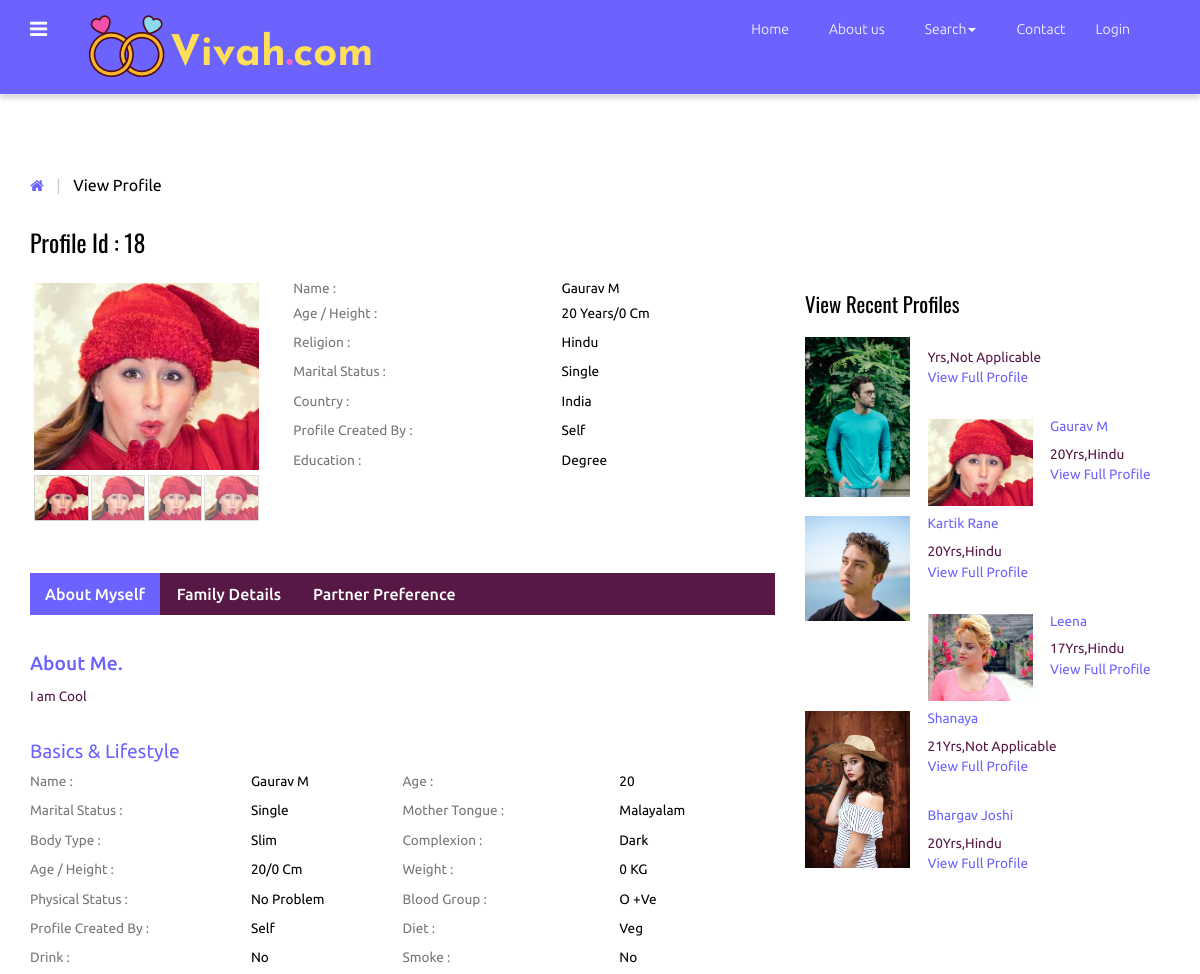
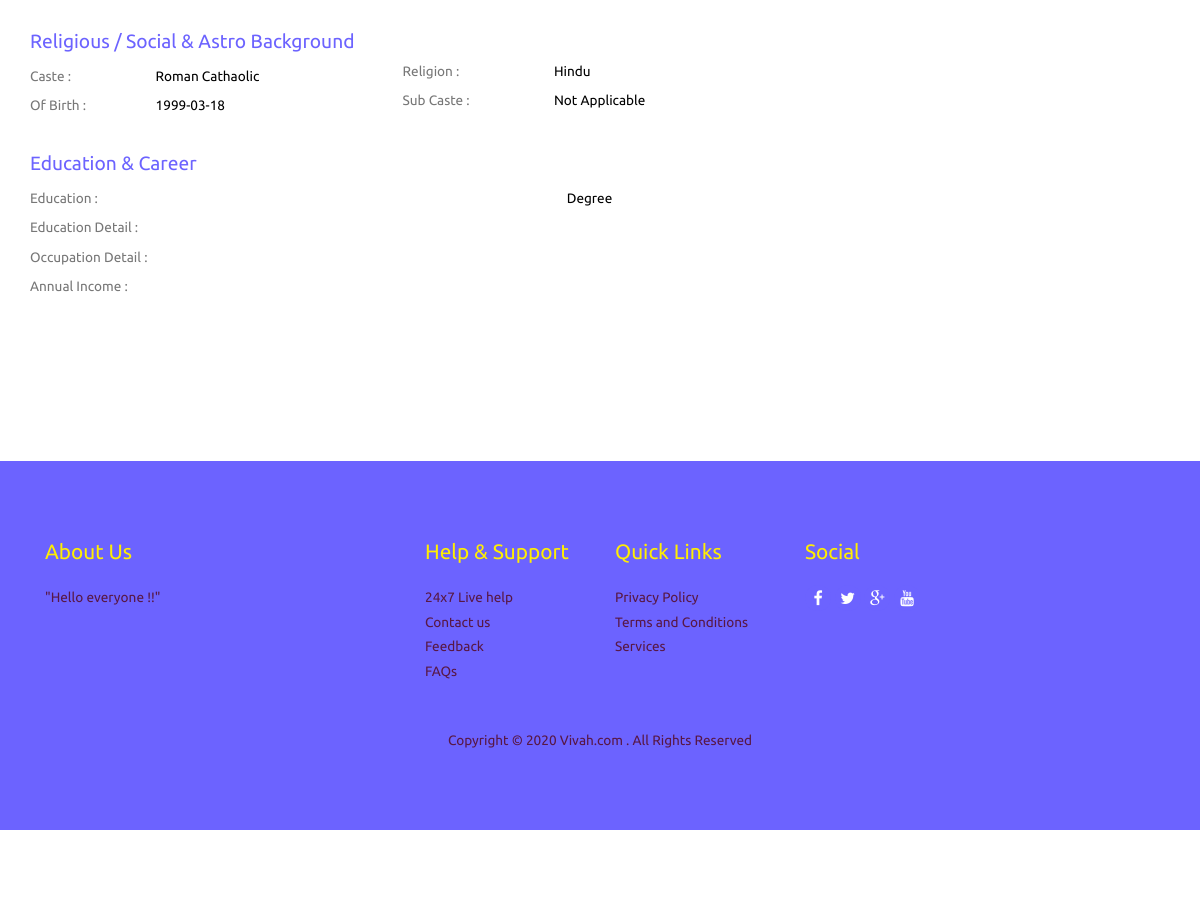
Screenshot of /view_profile.php?id=18 (signed in) with the database file from the repository (2 pictures, top to bottom).
### tables this page shows
CREATE TABLE `photos` (
  `id` int(10) NOT NULL,
  `cust_id` int(10) NOT NULL,
  `pic1` varchar(25) NOT NULL,
  `pic2` varchar(40) NOT NULL,
  `pic3` varchar(40) NOT NULL,
  `pic4` varchar(40) NOT NULL
);

CREATE TABLE `customer` (
  `id` int(10) NOT NULL,
  `cust_id` int(5) NOT NULL,
  `email` varchar(60) NOT NULL,
  `age` varchar(10) NOT NULL,
  `height` int(10) NOT NULL,
  `sex` varchar(6) NOT NULL,
  `religion` varchar(20) NOT NULL,
  `caste` varchar(20) NOT NULL,
  `subcaste` varchar(20) NOT NULL,
  `district` varchar(20) NOT NULL,
  `state` varchar(20) NOT NULL,
  `country` varchar(10) NOT NULL,
  `maritalstatus` varchar(20) NOT NULL,
  `profilecreatedby` varchar(20) NOT NULL,
  `education` text NOT NULL,
  `education_sub` text NOT NULL,
  `firstname` text NOT NULL,
  `lastname` text NOT NULL,
  `body_type` text NOT NULL,
  `physical_status` text NOT NULL,
  `drink` varchar(8) NOT NULL,
  `mothertounge` text NOT NULL,
  `colour` varchar(20) NOT NULL,
  `weight` int(5) NOT NULL,
  `blood_group` varchar(5) NOT NULL,
  `diet` varchar(8) NOT NULL,
  `smoke` varchar(8) NOT NULL,
  `dateofbirth` date NOT NULL,
  `occupation` text NOT NULL,
  `occupation_descr` text NOT NULL,
  `annual_income` varchar(20) NOT NULL,
  `fathers_occupation` varchar(20) NOT NULL,
  `mothers_occupation` varchar(20) NOT NULL,
  `no_bro` int(5) NOT NULL,
  `no_sis` int(5) NOT NULL,
  `aboutme` text NOT NULL,
  `profilecreationdate` date NOT NULL
);

### functions.php (called while the page is built, shortened)
<?php
function mysqlexec($sql){
	$host="localhost";
	$username="root";
	$password="";
	$db_name="matrimony";
	$conn=mysqli_connect("$host", "$username", "$password")or die("cannot connect");
	mysqli_select_db($conn,"$db_name")or die("cannot select DB");
	if($result = mysqli_query($conn, $sql)){
		return $result;
	}
	else{
		echo mysqli_error($conn);
	}
}
?>

### view_profile.php (the view, shortened to what this page needs)
<?php include_once("functions.php"); ?>
<?php
$id=$_GET['id'];
$profileid=$id;
$sql="SELECT * FROM customer WHERE cust_id = $id";
$result = mysqlexec($sql);
if($result){
$row=mysqli_fetch_assoc($result);
	$fname=$row['firstname'];
	$lname=$row['lastname'];
	$dob=$row['dateofbirth'];
	$religion=$row['religion'];
	$caste = $row['caste'];
	$subcaste=$row['subcaste'];
	$country = $row['country'];
	$age=$row['age'];
	$maritalstatus=$row['maritalstatus'];
	$profileby=$row['profilecreatedby'];
	$education=$row['education'];
	$edudescr=$row['education_sub'];
	$bodytype=$row['body_type'];
	$physicalstatus=$row['physical_status'];
	$drink=$row['drink'];
	$smoke=$row['smoke'];
	$mothertounge=$row['mothertounge'];
	$bloodgroup=$row['blood_group'];
	$weight=$row['weight'];
	$height=$row['height'];
	$colour=$row['colour'];
	$diet=$row['diet'];
	$occupationdescr=$row['occupation_descr'];
	$income=$row['annual_income'];
	$aboutme=$row['aboutme'];
	$pic1="";
$sql2="SELECT * FROM photos WHERE cust_id = $profileid";
$result2 = mysqlexec($sql2);
if($result2){
	$row2=mysqli_fetch_array($result2);
	$pic1=$row2['pic1'];
}
}else{
	echo "<script>alert(\"Invalid Profile ID\")</script>";
}
?>
<!DOCTYPE HTML>
<html>
<head>
<link href="css/bootstrap-3.1.1.min.css" rel='stylesheet' type='text/css' />
<link href="css/style.css" rel='stylesheet' type='text/css' />
<link href="css/font-awesome.css" rel="stylesheet">
</head>
<body>
 <?php include_once("includes/navigation.php");?>
<div class="grid_3">
  <div class="container">
   <div class="breadcrumb1">
     <ul>
        <a href="index.php"><i class="fa fa-home home_1"></i></a>
        <span class="divider">&nbsp;|&nbsp;</span>
        <li class="current-page">View Profile</li>
     </ul>
   </div>
   <div class="profile">
   	 <div class="col-md-8 profile_left">
   	 	<h2>Profile Id : <?php echo $profileid;?></h2>
   	 	<div class="col_3">
   	        <div class="col-sm-4 row_2">
				<div class="flexslider">
					 <ul class="slides">
						<li data-thumb="profile/<?php echo $profileid;?>/<?php echo $pic1;?>">
							<img src="profile/<?php echo $profileid;?>/<?php echo $pic1;?>" />
						</li>
					 </ul>
				  </div>
			</div>
			<div class="col-sm-8 row_1">
				<table class="table_working_hours">
		        	<tbody>
		        		<tr class="opened_1">
							<td class="day_label">Name :</td>
							<td class="day_value"><?php echo $fname . " " .$lname; ?></td>
						</tr><tr class="opened_1">
							<td class="day_label">Age / Height :</td>
							<td class="day_value"><?php echo $age . " Years"; ?>/<?php echo $height . " Cm";?> </td>
						</tr>
					  	<tr class="opened">
							<td class="day_label">Religion :</td>
							<td class="day_value"><?php echo $religion;?></td>
						</tr>
					    <tr class="opened">
							<td class="day_label">Marital Status :</td>
							<td class="day_value"><?php echo $maritalstatus;?></td>
						</tr>
					    <tr class="opened">
							<td class="day_label">Country :</td>
							<td class="day_value"><?php echo $country;?></td>
						</tr>
					    <tr class="closed">
							<td class="day_label">Profile Created by :</td>
							<td class="day_value closed"><span><?php echo $profileby;?></span></td>
						</tr>
					    <tr class="closed">
							<td class="day_label">Education :</td>
							<td class="day_value closed"><span><?php echo $education;?></span></td>
						</tr>
				    </tbody>
				</table>
				</div>
			<div class="clearfix"> </div>
		</div>
		<div class="col_4">
		    <div class="bs-example bs-example-tabs" role="tabpanel" data-example-id="togglable-tabs">
			   <ul id="myTab" class="nav nav-tabs nav-tabs1" role="tablist">
				  <li role="presentation" class="active"><a href="#home" id="home-tab" role="tab" data-toggle="tab" aria-controls="home" aria-expanded="true">About Myself</a></li>
				  <li role="presentation"><a href="#profile" role="tab" id="profile-tab" data-toggle="tab" aria-controls="profile">Family Details</a></li>
				  <li role="presentation"><a href="#profile1" role="tab" id="profile-tab1" data-toggle="tab" aria-controls="profile1">Partner Preference</a></li>
			   </ul>
			   <div id="myTabContent" class="tab-content">
				  <div role="tabpanel" class="tab-pane fade in active" id="home" aria-labelledby="home-tab">
				    <div class="tab_box">
				    	<h1>About Me.</h1>
				    	<p><?php echo $aboutme; ?></p>
				    </div>
				    <div class="basic_1">
				    	<h3>Basics &amp; Lifestyle</h3>
				    	<div class="col-md-6 basic_1-left">
				    	  <table class="table_working_hours">
				        	<tbody>
				        		<tr class="opened_1">
									<td class="day_label">Name :</td>
									<td class="day_value"><?php echo $fname . " " .$lname; ?></td>
								</tr>
							    <tr class="opened">
									<td class="day_label">Marital Status :</td>
									<td class="day_value"><?php echo $maritalstatus;?></td>
								</tr>
							    <tr class="opened">
									<td class="day_label">Body Type :</td>
									<td class="day_value"><?php echo $bodytype;?></td>
								</tr>
							    <tr class="opened">
									<td class="day_label">Age / Height :</td>
									<td class="day_value"><?php echo $age; ?>/<?php echo $height;?> cm</td>
								</tr>
							    <tr class="opened">
									<td class="day_label">Physical Status :</td>
									<td class="day_value closed"><span><?php echo $physicalstatus;?></span></td>
								</tr>
							    <tr class="opened">
									<td class="day_label">Profile Created by :</td>
									<td class="day_value closed"><span><?php echo $profileby;?></span></td>
								</tr>
								<tr class="opened">
									<td class="day_label">Drink :</td>
									<td class="day_value closed"><span><?php echo $drink;?></span></td>
								</tr>
						    </tbody>
				          </table>
				         </div>
				         <div class="col-md-6 basic_1-left">
				          <table class="table_working_hours">
				        	<tbody>
				        		<tr class="opened_1">
									<td class="day_label">Age :</td>
									<td class="day_value"><?php echo $age;?></td>
								</tr>
							    <tr class="opened">
									<td class="day_label">Mother Tongue :</td>
									<td class="day_value"><?php echo $mothertounge;?></td>
								</tr>
							    <tr class="opened">
									<td class="day_label">Complexion :</td>
									<td class="day_value"><?php echo $colour;?></td>
								</tr>
							    <tr class="opened">
									<td class="day_label">Weight :</td>
									<td class="day_value"><?php echo $weight;?> KG</td>
								</tr>
							    <tr class="opened">
									<td class="day_label">Blood Group :</td>
									<td class="day_value"><?php echo $bloodgroup;?></td>
								</tr>
							    <tr class="closed">
									<td class="day_label">Diet :</td>
									<td class="day_value closed"><span><?php echo $diet;?></span></td>
								</tr>
							    <tr class="closed">
									<td class="day_label">Smoke :</td>
									<td class="day_value closed"><span><?php echo $smoke;?></span></td>
								</tr>
						    </tbody>
				        </table>
				        </div>
				        <div class="clearfix"> </div>
				    </div>
				    <div class="basic_1">
				    	<h3>Religious / Social & Astro Background</h3>
				    	<div class="col-md-6 basic_1-left">
				    	  <table class="table_working_hours">
				        	<tbody>
				        		<tr class="opened">
									<td class="day_label">Caste :</td>
									<td class="day_value"><?php echo $caste;?></td>
								</tr>
							    <tr class="opened">
									<td class="day_label">
 of Birth :</td>
									<td class="day_value closed"><span><?php echo $dob;?></span></td>
								</tr>
							</tbody>
				          </table>
				         </div>
				         <div class="col-md-6 basic_1-left">
				          <table class="table_working_hours">
				        	<tbody>
				        		<tr class="opened_1">
									<td class="day_label">Religion :</td>
									<td class="day_value"><?php echo $religion;?></td>
								</tr>
							    <tr class="opened">
									<td class="day_label">Sub Caste :</td>
									<td class="day_value"><?php echo $subcaste;?></td>
								</tr>
							</tbody>
				        </table>
				        </div>
				        <div class="clearfix"> </div>
				    </div>
				    <div class="basic_1 basic_2">
				    	<h3>Education & Career</h3>
				    	<div class="basic_1-left">
				    	  <table class="table_working_hours">
				        	<tbody>
				        		<tr class="opened">
									<td class="day_label">Education   :</td>
									<td class="day_value"><?php echo $education;?></td>
								</tr>
				        		<tr class="opened">
									<td class="day_label">Education Detail :</td>
									<td class="day_value"><?php echo $edudescr;?></td>
								</tr>
							    <tr class="opened">
									<td class="day_label">Occupation Detail :</td>
									<td class="day_value closed"><span><?php echo $occupationdescr;?></span></td>
								</tr>
							    <tr class="opened">
									<td class="day_label">Annual Income :</td>
									<td class="day_value closed"><span><?php echo $income;?></span></td>
								</tr>
							 </tbody>
				          </table>
				         </div>
				    </div>
				  </div>
		     </div>
		  </div>
	   </div>
   	 </div>
     <div class="col-md-4 profile_right">
        <div class="view_profile view_profile2">
        	<h3>View Recent Profiles</h3>
    <?php
     $sql="SELECT * FROM customer ORDER BY profilecreationdate ASC";
      $result=mysqlexec($sql);
      while($row=mysqli_fetch_assoc($result)){
            $profid=$row['cust_id'];
          $sql="SELECT * FROM photos WHERE cust_id=$profid";
          $result2=mysqlexec($sql);
          $photo=mysqli_fetch_assoc($result2);
          $pic=$photo['pic1'];
          echo "<ul class=\"profile_item\">";
            echo"<a href=\"view_profile.php?id={$profid}\">";
              echo "<li class=\"profile_item-img\"><img src=\"profile/". $profid."/".$pic ."\"" . "class=\"img-responsive\" alt=\"\"/></li>";
               echo "<li class=\"profile_item-desc\">";
                  echo "<h4>" . $row['firstname'] . " " . $row['lastname'] . "</h4>";
                  echo "<p>" . $row['age']. "Yrs," . $row['religion'] . "</p>";
                  echo "<h5>" . "View Full Profile" . "</h5>";
               echo "</li>";
      echo "</a>";
      echo "</ul>";
      }
     ?>
</div>
        </div>
       <div class="clearfix"> </div>
    </div>
  </div>
</div>
<?php include_once("footer.php");?>
<link rel="stylesheet" href="css/flexslider.css" type="text/css" media="screen" />
</body>
</html>

### css/style.css (style rules this page uses)
h4, h5, h6, h1, h2, h3 { margin-top: 0; }
ul, ol { margin: 0; }
p { margin: 0; }
html, body { font-family: 'Ubuntu', sans-serif; font-size: 100%; background:#fff; }
body a { transition:0.5s all; -webkit-transition:0.5s all; -moz-transition:0.5s all; -o-transition:0.5s all; -ms-transition:0.5s all; }
.nav-tabs > li > a, .nav-tabs > li > a:hover, .nav-tabs > li > a:focus, .nav-tabs > li.active > a, .nav-tabs > li.active > a:hover, .nav-tabs > li.active > a:focus { border: none; border-radius: 0; }
.breadcrumb1 { margin-bottom:2em; }
.breadcrumb1 ul { padding:0; margin:0; list-style:none; }
.breadcrumb1 li { position: relative; margin-right: 10px; padding-right: 10px; display: inline-block; color:#000; font-size:1em; }
i.home_1 { color:#6C63FF; font-size:15px; }
span.divider { padding: 0 5px; color: #ccc; }
.col-md-8.profile_left { padding-left: 0; }
.col-sm-4.row_2 { padding-left: 0; }
.profile_left h2 { color:#000; font-size:1.5em; margin-bottom:1em; font-family: 'Oswald', sans-serif; }
table.table_working_hours { width: 100%; }
.table_working_hours tr { border: 0; }
td.day_label { color: #777; padding:5px 0; }
.table_working_hours tr { color: #000; font-size: 0.85em; text-transform: capitalize; }
.table_working_hours tr.opened_1 td { padding: 0 0 5px; }
.col_3 { margin-bottom:3em; }
.nav-tabs1 { display: inline-block; border-bottom: none; font-weight: 500; background-color:#581845; width: 100%; padding: 0; margin-bottom: 2em; }
.nav-tabs1>li.active>a, .nav-tabs1>li.active>a:focus, .nav-tabs1>li.active>a:hover { color: #fff; background-color:#6C63FF; border:none; }
.nav-tabs1>li { margin-bottom:0; }
a#profile-tab, a#home-tab, a#profile-tab1 { color: #fff; }
.grid_3 { padding:5em 0; }
.tab_box { margin-bottom: 2em; }
.tab_box h1 { color:#6C63FF; font-size:1.2em; }
.tab_box p { color:#581845; font-size:0.85em; line-height:1.8em; }
.basic_1-left { padding-left:0; }
.basic_1 { margin-bottom: 2em; }
.basic_1 h3 { color: #6C63FF; font-size: 1.2em; }
.basic_2 { margin-bottom:0; }
ul.profile_item { padding:0; margin:0 0 1.5em 0; list-style:none; }
ul.profile_item li.profile_item-img { width:30%; float:left; margin-right: 5%; }
.view_profile h3 { font-size:1.3em; color:#000; margin-bottom: 1em; font-family: 'Oswald', sans-serif; }
ul.profile_item li.profile_item-desc h4, ul.profile_item li.profile_item-desc h5 { color:#6C63FF; font-size:0.85em; }
ul.profile_item li.profile_item-desc { overflow:hidden; }
ul.profile_item li.profile_item-desc p { color:#581845; font-size:0.85em; line-height:1.5em; margin-bottom: 3px; }
.view_profile2 { margin:4em 0 0 0; }
ul { padding: 0; list-style: none; }
.headings h1, h2,h3,h4,h5,h6 { font-weight:400; }

### css/flexslider.css (style rules this page uses)
.slides, .slides > li, .flex-control-nav, .flex-direction-nav { margin: 0; padding: 0; list-style: none; }
.flexslider { margin: 0; padding: 0; }
.flexslider .slides > li { display: none; -webkit-backface-visibility: hidden; }
.flexslider .slides img { width: 100%; display: block; }
.flexslider .slides:after { content: "\0020"; display: block; clear: both; visibility: hidden; line-height: 0; height: 0; }
.flexslider { background: #ffffff; border: 4px solid #ffffff; position: relative; zoom: 1; }
.flexslider .slides { zoom: 1; }
.flexslider .slides img { height: auto; }

### rows the page displays
photos: pic1 (picture)
customer: firstname "Gaurav", lastname "M", age "20", height "0", religion "Hindu", maritalstatus "Single", country "India", profilecreatedby "Self", education "Degree", aboutme "I am Cool", body_type "Slim", physical_status "No Problem", drink "No", mothertounge "Malayalam", colour "Dark", weight "0", blood_group "O +ve", diet "Veg", smoke "No", caste "Roman Cathaolic", dateofbirth "1999-03-18", subcaste "Not Applicable", photos.pic1 (picture)
customer: photos.pic1 (picture), religion "Not Applicable"
customer: photos.pic1 (picture), firstname "Kartik", lastname "Rane", age "20", religion "Hindu"
customer: photos.pic1 (picture), firstname "Leena", age "17", religion "Hindu"
customer: photos.pic1 (picture), firstname "Shanaya", age "21", religion "Not Applicable"
customer: firstname "Bhargav", lastname "Joshi", age "20", religion "Hindu"

### other values shown
$profileid "18"
